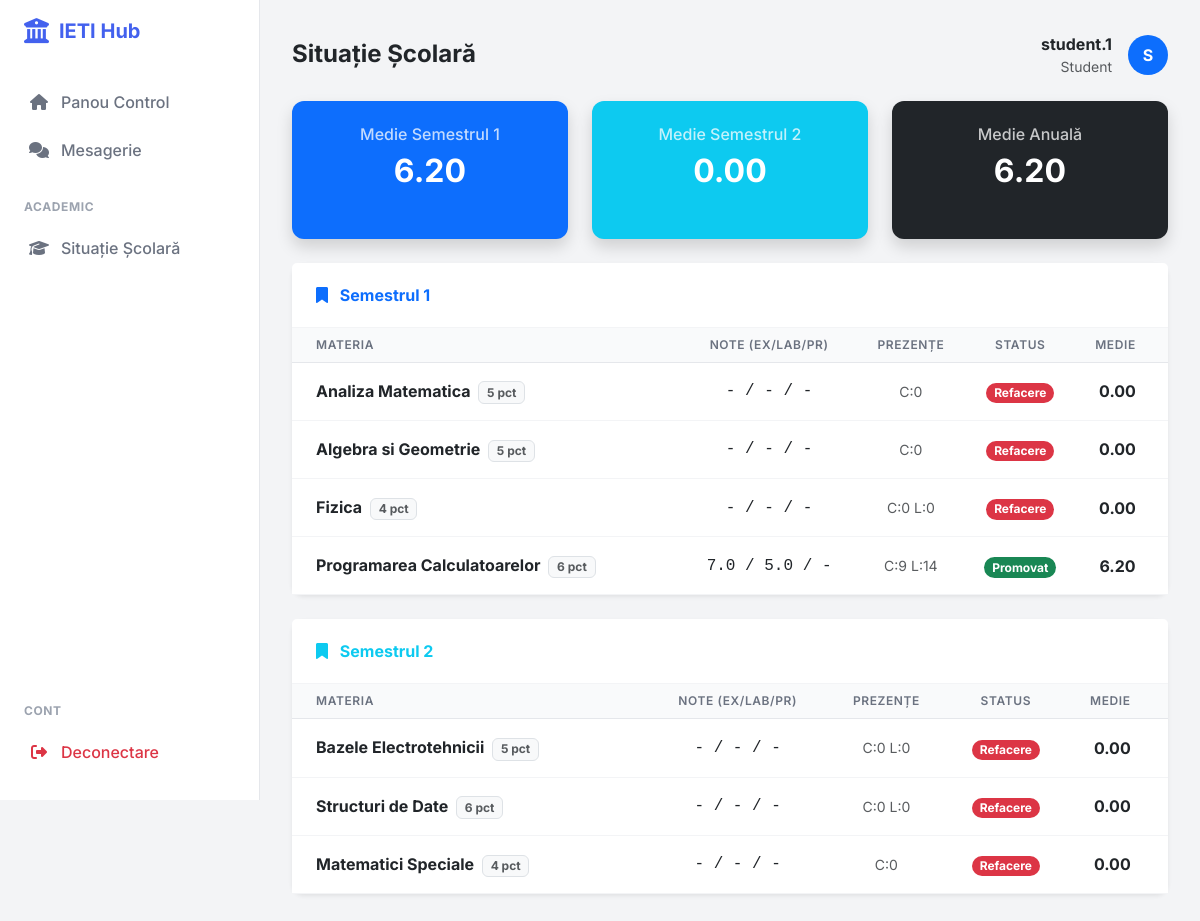
The app's page /raport/student/1 (signed in) with its own data.
### app.py (models this page shows, shortened)
class User(UserMixin, db.Model):
    id = db.Column(db.Integer, primary_key=True)
    username = db.Column(db.String(150), unique=True, nullable=False)
    email = db.Column(db.String(150), unique=True, nullable=False)
    password = db.Column(db.String(150), nullable=False)
    role = db.Column(db.String(20), nullable=False, default='student')
    is_approved = db.Column(db.Boolean, default=False)
    student_profile = db.relationship('Student', backref='user_account', uselist=False, cascade="all, delete-orphan")
    profesor_profile = db.relationship('Profesor', backref='user_account', uselist=False, cascade="all, delete-orphan")

class Disciplina(db.Model):
    id_disciplina = db.Column(db.Integer, primary_key=True)
    nume_disciplina = db.Column(db.String(100), nullable=False)
    credite = db.Column(db.Integer, nullable=False)
    an_studiu = db.Column(db.Integer, nullable=False)
    specializare = db.Column(db.String(50), nullable=False)
    semestru = db.Column(db.Integer, nullable=False)
    has_laborator = db.Column(db.Boolean, default=False)
    has_seminar = db.Column(db.Boolean, default=False)
    has_proiect = db.Column(db.Boolean, default=False)
    id_titular = db.Column(db.Integer, db.ForeignKey('profesor.id_profesor'), nullable=True)
    id_laborant = db.Column(db.Integer, db.ForeignKey('profesor.id_profesor'), nullable=True)
    id_seminarist = db.Column(db.Integer, db.ForeignKey('profesor.id_profesor'), nullable=True)
    id_proiectant = db.Column(db.Integer, db.ForeignKey('profesor.id_profesor'), nullable=True)
    pondere_examen = db.Column(db.Integer, default=60)
    pondere_laborator = db.Column(db.Integer, default=40)
    pondere_proiect = db.Column(db.Integer, default=0)
    min_prez_curs = db.Column(db.Integer, default=50)
    min_prez_laborator = db.Column(db.Integer, default=100)
    min_prez_seminar = db.Column(db.Integer, default=100)
    min_prez_proiect = db.Column(db.Integer, default=100)
    note = db.relationship('Notare', backref='disciplina', lazy=True)
    inscrieri = db.relationship('Inscriere', backref='disciplina', lazy=True, cascade="all, delete-orphan")
    prezente = db.relationship('Prezenta', backref='disciplina', lazy=True, cascade="all, delete-orphan")

class Notare(db.Model):
    id_notare = db.Column(db.Integer, primary_key=True)
    id_student = db.Column(db.Integer, db.ForeignKey('student.id_student'), nullable=False)
    id_disciplina = db.Column(db.Integer, db.ForeignKey('disciplina.id_disciplina'), nullable=False)
    tip_activitate = db.Column(db.String(20), nullable=False)
    nota = db.Column(db.Float, nullable=False)
    data_notare = db.Column(db.Date, nullable=False, default=date.today)

### app.py (the view)
@app.route('/raport/student/<int:student_id>')
@login_required
def raport_student_general(student_id):
    s = Student.query.get_or_404(student_id); inscrieri = Inscriere.query.filter_by(id_student=s.id_student).all()
    situatie_sem1 = []; situatie_sem2 = []; note_sem1 = []; note_sem2 = []
    for ins in inscrieri:
        m = ins.disciplina
        n_exam = Notare.query.filter_by(id_student=s.id_student, id_disciplina=m.id_disciplina, tip_activitate='Examen').first()
        n_lab = Notare.query.filter_by(id_student=s.id_student, id_disciplina=m.id_disciplina, tip_activitate='Laborator').first()
        n_pro = Notare.query.filter_by(id_student=s.id_student, id_disciplina=m.id_disciplina, tip_activitate='Proiect').first()
        nota_ex = n_exam.nota if n_exam else 0
        nota_lab = n_lab.nota if n_lab else 0
        nota_pro = n_pro.nota if n_pro else 0
        media = (nota_ex * m.pondere_examen + nota_lab * m.pondere_laborator + nota_pro * m.pondere_proiect) / 100
        p_cur = Prezenta.query.filter_by(id_student=s.id_student, id_disciplina=m.id_disciplina, tip_activitate='curs').count()
        p_lab = Prezenta.query.filter_by(id_student=s.id_student, id_disciplina=m.id_disciplina, tip_activitate='laborator').count()
        status = "Promovat"
        if (p_cur/14)*100 < m.min_prez_curs or (m.has_laborator and (p_lab/14)*100 < m.min_prez_laborator): status="Refacere"; media=0
        elif media < 5: status="Nepromovat"
        if media > 0: (note_sem1 if m.semestru==1 else note_sem2).append(media)
        item = {'nume': m.nume_disciplina, 'credite': m.credite, 'nota_exam': nota_ex or '-', 'nota_lab': nota_lab or '-', 'nota_pro': nota_pro or '-', 'medie_finala': f"{media:.2f}" if media else '0.00', 'status': status, 'clasa_status': 'text-danger' if status!='Promovat' else 'text-success', 'prezente_detalii': f"C:{p_cur}" + (f" L:{p_lab}" if m.has_laborator else "")}
        (situatie_sem1 if m.semestru==1 else situatie_sem2).append(item)
    avg1 = sum(note_sem1)/len(note_sem1) if note_sem1 else 0
    avg2 = sum(note_sem2)/len(note_sem2) if note_sem2 else 0
    avg_an = (avg1+avg2)/2 if avg1 and avg2 else (avg1 or avg2)
    return render_template('raport_student.html', student=s, sem1=situatie_sem1, sem2=situatie_sem2, avg1=f"{avg1:.2f}", avg2=f"{avg2:.2f}", avg_an=f"{avg_an:.2f}")

### app.py (called while the page is built)
@login_manager.user_loader
def load_user(user_id):
    return User.query.get(int(user_id))

### templates/raport_student.html
{% extends "base.html" %}
{% block page_title %}Situație Școlară{% endblock %}
{% block content %}
<div class="row g-4 mb-4">
    <div class="col-md-4">
        <div class="card bg-primary text-white h-100 border-0 shadow">
            <div class="card-body text-center">
                <h6 class="opacity-75">Medie Semestrul 1</h6>
                <h2 class="fw-bold mb-0">{{ avg1 }}</h2>
            </div>
        </div>
    </div>
    <div class="col-md-4">
        <div class="card bg-info text-white h-100 border-0 shadow">
            <div class="card-body text-center">
                <h6 class="opacity-75">Medie Semestrul 2</h6>
                <h2 class="fw-bold mb-0">{{ avg2 }}</h2>
            </div>
        </div>
    </div>
    <div class="col-md-4">
        <div class="card bg-dark text-white h-100 border-0 shadow">
            <div class="card-body text-center">
                <h6 class="opacity-75">Medie Anuală</h6>
                <h2 class="fw-bold mb-0">{{ avg_an }}</h2>
            </div>
        </div>
    </div>
</div>
<div class="card border-0 shadow-sm mb-4">
    <div class="card-header bg-white fw-bold text-primary">
        <i class="fas fa-bookmark me-2"></i> Semestrul 1
    </div>
    <div class="card-body p-0">
        <div class="table-responsive">
            <table class="table table-hover align-middle mb-0">
                <thead class="bg-light">
                    <tr>
                        <th class="ps-4">Materia</th>
                        <th class="text-center">Note (Ex/Lab/Pr)</th>
                        <th class="text-center">Prezențe</th>
                        <th class="text-center">Status</th>
                        <th class="text-center pe-4">Medie</th>
                    </tr>
                </thead>
                <tbody>
                    {% for s in sem1 %}
                    <tr>
                        <td class="ps-4 fw-bold text-dark">{{ s.nume }} <span class="badge bg-light text-muted border ms-1">{{ s.credite }} pct</span></td>
                        <td class="text-center font-monospace">{{ s.nota_exam }} / {{ s.nota_lab }} / {{ s.nota_pro }}</td>
                        <td class="text-center small text-muted">{{ s.prezente_detalii }}</td>
                        <td class="text-center">
                            <span class="badge {{ 'bg-success' if 'Promovat' in s.status else 'bg-danger' }} rounded-pill">
                                {{ s.status }}
                            </span>
                        </td>
                        <td class="text-center fw-bold pe-4">{{ s.medie_finala }}</td>
                    </tr>
                    {% else %}
                    <tr><td colspan="5" class="text-center p-3 text-muted">Fără materii înregistrate pe Semestrul 1.</td></tr>
                    {% endfor %}
                </tbody>
            </table>
        </div>
    </div>
</div>
<div class="card border-0 shadow-sm">
    <div class="card-header bg-white fw-bold text-info">
        <i class="fas fa-bookmark me-2"></i> Semestrul 2
    </div>
    <div class="card-body p-0">
        <div class="table-responsive">
            <table class="table table-hover align-middle mb-0">
                <thead class="bg-light">
                    <tr>
                        <th class="ps-4">Materia</th>
                        <th class="text-center">Note (Ex/Lab/Pr)</th>
                        <th class="text-center">Prezențe</th>
                        <th class="text-center">Status</th>
                        <th class="text-center pe-4">Medie</th>
                    </tr>
                </thead>
                <tbody>
                    {% for s in sem2 %}
                    <tr>
                        <td class="ps-4 fw-bold text-dark">{{ s.nume }} <span class="badge bg-light text-muted border ms-1">{{ s.credite }} pct</span></td>
                        <td class="text-center font-monospace">{{ s.nota_exam }} / {{ s.nota_lab }} / {{ s.nota_pro }}</td>
                        <td class="text-center small text-muted">{{ s.prezente_detalii }}</td>
                        <td class="text-center">
                            <span class="badge {{ 'bg-success' if 'Promovat' in s.status else 'bg-danger' }} rounded-pill">
                                {{ s.status }}
                            </span>
                        </td>
                        <td class="text-center fw-bold pe-4">{{ s.medie_finala }}</td>
                    </tr>
                    {% else %}
                    <tr><td colspan="5" class="text-center p-3 text-muted">Fără materii înregistrate pe Semestrul 2.</td></tr>
                    {% endfor %}
                </tbody>
            </table>
        </div>
    </div>
</div>
{% endblock %}

### templates/base.html (shortened to what this page needs)
<!doctype html>
<html lang="ro">
<head>
    <link href="https://cdn.jsdelivr.net/npm/bootstrap@5.3.0/dist/css/bootstrap.min.css" rel="stylesheet">
    <link rel="stylesheet" href="https://cdnjs.cloudflare.com/ajax/libs/font-awesome/6.4.0/css/all.min.css">
</head>
<body>
{% if current_user.is_authenticated %}
<nav class="sidebar">
    <div class="brand">
        <i class="fas fa-university fa-lg"></i> IETI Hub
    </div>
    <div class="nav flex-column flex-grow-1">
        <a href="{{ url_for('index') }}" class="nav-link {{ 'active' if request.endpoint == 'index' else '' }}">
            <i class="fas fa-home"></i> Panou Control
        </a>
        <a href="{{ url_for('chat_home') }}" class="nav-link {{ 'active' if 'chat' in request.endpoint else '' }}">
            <i class="fas fa-comments"></i> Mesagerie
        </a>
        {% if current_user.role == 'student' %}
            <div class="nav-title">Academic</div>
            <a href="{{ url_for('raport_student_general', student_id=current_user.student_profile.id_student) }}" class="nav-link">
                <i class="fas fa-graduation-cap"></i> Situație Școlară
            </a>
        {% endif %}
        <div class="mt-auto mb-4">
            <div class="nav-title">Cont</div>
            <a href="{{ url_for('logout') }}" class="nav-link text-danger">
                <i class="fas fa-sign-out-alt"></i> Deconectare
            </a>
        </div>
    </div>
</nav>
{% endif %}
<main class="{{ 'main-content' if current_user.is_authenticated else '' }}">
    {% if current_user.is_authenticated and request.endpoint not in ['login', 'register'] %}
    <div class="d-flex justify-content-between align-items-center mb-4 d-none d-lg-flex">
        <div>
            <h4 class="fw-bold mb-0 text-dark">
                {% block page_title %}Dashboard{% endblock %}
            </h4>
        </div>
        <div class="d-flex align-items-center gap-3">
            <div class="text-end">
                <span class="d-block fw-bold text-dark">{{ current_user.username }}</span>
                <span class="d-block small text-muted">{{ current_user.role|capitalize }}</span>
            </div>
            <div class="bg-primary text-white rounded-circle d-flex align-items-center justify-content-center fw-bold" style="width: 40px; height: 40px;">
                {{ current_user.username[0]|upper }}
            </div>
        </div>
    </div>
    {% endif %}
    {% block content %}{% endblock %}
</main>
</body>
</html>

### templates/base.html (style rules this page uses)
:root { --primary: #4361ee; --secondary: #3f37c9; --success: #4cc9f0; --info: #4895ef; --warning: #f72585; --dark: #2b2d42; --light: #f8f9fa; --body-bg: #f3f4f6; --sidebar-width: 260px; }
body { font-family: 'Inter', sans-serif; background-color: var(--body-bg); color: #4b5563; min-height: 100vh; }
.sidebar { width: var(--sidebar-width); position: fixed; top: 0; left: 0; height: 100vh; background: #fff; border-right: 1px solid #e5e7eb; z-index: 1000; padding-top: 1rem; transition: all 0.3s; display: flex; flex-direction: column; }
.brand { padding: 0 1.5rem 2rem; font-size: 1.25rem; font-weight: 700; color: var(--primary); display: flex; align-items: center; gap: 10px; }
.nav-link { display: flex; align-items: center; padding: 0.75rem 1.5rem; color: #6b7280; font-weight: 500; transition: all 0.2s; border-left: 3px solid transparent; text-decoration: none; }
.nav-link i { width: 24px; margin-right: 10px; text-align: center; }
.nav-title { padding: 1.5rem 1.5rem 0.5rem; font-size: 0.75rem; font-weight: 700; text-transform: uppercase; color: #9ca3af; letter-spacing: 0.05em; }
.main-content { margin-left: var(--sidebar-width); padding: 2rem; min-height: 100vh; transition: margin-left 0.3s; }
.card { border: none; border-radius: 12px; box-shadow: 0 1px 3px rgba(0,0,0,0.1); background: #fff; margin-bottom: 1.5rem; }
.card-header { background: transparent; border-bottom: 1px solid #f3f4f6; padding: 1.25rem 1.5rem; font-weight: 600; color: #111827; }
.card-body { padding: 1.5rem; }
.table thead th { background-color: #f9fafb; color: #6b7280; font-weight: 600; text-transform: uppercase; font-size: 0.75rem; letter-spacing: 0.05em; border-bottom: 1px solid #e5e7eb; }
.table td { vertical-align: middle; padding: 1rem 0.75rem; border-bottom: 1px solid #f3f4f6; }

### records on screen
User: username "student.1", role "Student", username "S"
Disciplina: nume "Analiza Matematica", credite "5", nota_exam "-", nota_lab "-", nota_pro "-", prezente_detalii "C:0", status "Refacere", medie_finala "0.00"
Disciplina: nume "Algebra si Geometrie", credite "5", nota_exam "-", nota_lab "-", nota_pro "-", prezente_detalii "C:0", status "Refacere", medie_finala "0.00"
Disciplina: nume "Fizica", credite "4", nota_exam "-", nota_lab "-", nota_pro "-", prezente_detalii "C:0 L:0", status "Refacere", medie_finala "0.00"
Disciplina: nume "Programarea Calculatoarelor"
Notare: nota_exam "7.0"
Notare: nota_lab "5.0"
Disciplina: nume "Bazele Electrotehnicii", credite "5", nota_exam "-", nota_lab "-", nota_pro "-", prezente_detalii "C:0 L:0", status "Refacere", medie_finala "0.00"
Disciplina: nume "Structuri de Date", credite "6", nota_exam "-", nota_lab "-", nota_pro "-", prezente_detalii "C:0 L:0", status "Refacere", medie_finala "0.00"
Disciplina: nume "Matematici Speciale", credite "4", nota_exam "-", nota_lab "-", nota_pro "-", prezente_detalii "C:0", status "Refacere", medie_finala "0.00"

### other values on screen
{{ avg1 }} "6.20"
{{ avg2 }} "0.00"
{{ avg_an }} "6.20"
{{ s.credite }} "6"
{{ s.nota_pro }} "-"
{{ s.prezente_detalii }} "C:9 L:14"
{{ s.status }} "Promovat"
{{ s.medie_finala }} "6.20"
